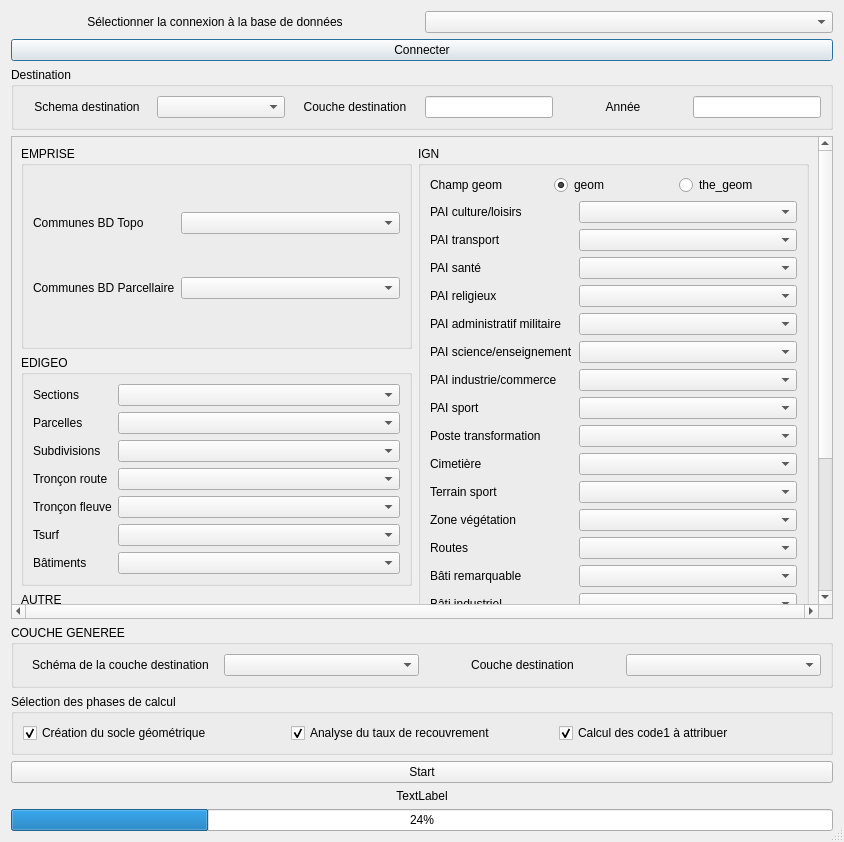
<?xml version="1.0" encoding="UTF-8"?>
<ui version="4.0">
 <class>interface_socle</class>
 <widget class="QDialog" name="interface_socle">
  <property name="geometry">
   <rect>
    <x>0</x>
    <y>0</y>
    <width>844</width>
    <height>842</height>
   </rect>
  </property>
  <property name="maximumSize">
   <size>
    <width>16777215</width>
    <height>16777215</height>
   </size>
  </property>
  <property name="windowTitle">
   <string>Création d'un socle (t0)</string>
  </property>
  <property name="sizeGripEnabled">
   <bool>true</bool>
  </property>
  <layout class="QVBoxLayout" name="verticalLayout_6">
   <item>
    <layout class="QHBoxLayout" name="horizontalLayout_2">
     <item>
      <widget class="QLabel" name="label">
       <property name="sizePolicy">
        <sizepolicy hsizetype="Preferred" vsizetype="Fixed">
         <horstretch>0</horstretch>
         <verstretch>0</verstretch>
        </sizepolicy>
       </property>
       <property name="layoutDirection">
        <enum>Qt::LeftToRight</enum>
       </property>
       <property name="text">
        <string>Sélectionner la connexion à la base de données</string>
       </property>
       <property name="alignment">
        <set>Qt::AlignCenter</set>
       </property>
      </widget>
     </item>
     <item>
      <widget class="QComboBox" name="cb_connexion"/>
     </item>
    </layout>
   </item>
   <item>
    <widget class="QPushButton" name="pb_dbConnect">
     <property name="sizePolicy">
      <sizepolicy hsizetype="Expanding" vsizetype="Fixed">
       <horstretch>0</horstretch>
       <verstretch>0</verstretch>
      </sizepolicy>
     </property>
     <property name="text">
      <string>Connecter</string>
     </property>
    </widget>
   </item>
   <item>
    <widget class="QGroupBox" name="gb_destination">
     <property name="title">
      <string>Destination</string>
     </property>
     <layout class="QVBoxLayout" name="verticalLayout_5">
      <item>
       <layout class="QHBoxLayout" name="horizontalLayout">
        <item>
         <widget class="QLabel" name="label_6">
          <property name="text">
           <string>Schema destination</string>
          </property>
          <property name="alignment">
           <set>Qt::AlignCenter</set>
          </property>
         </widget>
        </item>
        <item>
         <widget class="QComboBox" name="cb_schema"/>
        </item>
        <item>
         <widget class="QLabel" name="label_13">
          <property name="text">
           <string>Couche destination</string>
          </property>
          <property name="alignment">
           <set>Qt::AlignCenter</set>
          </property>
         </widget>
        </item>
        <item>
         <widget class="QLineEdit" name="le_destination">
          <property name="sizePolicy">
           <sizepolicy hsizetype="Preferred" vsizetype="Fixed">
            <horstretch>0</horstretch>
            <verstretch>0</verstretch>
           </sizepolicy>
          </property>
         </widget>
        </item>
        <item>
         <widget class="QLabel" name="label_2">
          <property name="text">
           <string>Année</string>
          </property>
          <property name="alignment">
           <set>Qt::AlignCenter</set>
          </property>
         </widget>
        </item>
        <item>
         <widget class="QLineEdit" name="le_annee">
          <property name="sizePolicy">
           <sizepolicy hsizetype="Preferred" vsizetype="Fixed">
            <horstretch>0</horstretch>
            <verstretch>0</verstretch>
           </sizepolicy>
          </property>
         </widget>
        </item>
       </layout>
      </item>
     </layout>
    </widget>
   </item>
   <item>
    <widget class="QScrollArea" name="gb_data">
     <property name="enabled">
      <bool>true</bool>
     </property>
     <property name="verticalScrollBarPolicy">
      <enum>Qt::ScrollBarAlwaysOn</enum>
     </property>
     <property name="horizontalScrollBarPolicy">
      <enum>Qt::ScrollBarAlwaysOn</enum>
     </property>
     <property name="widgetResizable">
      <bool>true</bool>
     </property>
     <widget class="QWidget" name="scrollAreaWidgetContents_2">
      <property name="geometry">
       <rect>
        <x>0</x>
        <y>0</y>
        <width>811</width>
        <height>839</height>
       </rect>
      </property>
      <layout class="QGridLayout" name="gridLayout_2">
       <item row="0" column="0">
        <layout class="QVBoxLayout" name="verticalLayout_2">
         <property name="sizeConstraint">
          <enum>QLayout::SetNoConstraint</enum>
         </property>
         <item>
          <widget class="QGroupBox" name="groupBox_5">
           <property name="title">
            <string>EMPRISE</string>
           </property>
           <layout class="QGridLayout" name="gridLayout_5">
            <property name="sizeConstraint">
             <enum>QLayout::SetMinimumSize</enum>
            </property>
            <item row="1" column="0">
             <widget class="QLabel" name="label_14">
              <property name="text">
               <string>Communes BD Topo</string>
              </property>
             </widget>
            </item>
            <item row="1" column="1">
             <widget class="QComboBox" name="cb_parcelle_bdtopo"/>
            </item>
            <item row="2" column="1">
             <widget class="QComboBox" name="cb_parcellaire"/>
            </item>
            <item row="2" column="0">
             <widget class="QLabel" name="label_60">
              <property name="sizePolicy">
               <sizepolicy hsizetype="Fixed" vsizetype="Preferred">
                <horstretch>0</horstretch>
                <verstretch>0</verstretch>
               </sizepolicy>
              </property>
              <property name="text">
               <string>Communes BD Parcellaire</string>
              </property>
             </widget>
            </item>
           </layout>
          </widget>
         </item>
         <item>
          <widget class="QGroupBox" name="groupBox">
           <property name="sizePolicy">
            <sizepolicy hsizetype="Preferred" vsizetype="Preferred">
             <horstretch>0</horstretch>
             <verstretch>0</verstretch>
            </sizepolicy>
           </property>
           <property name="title">
            <string>EDIGEO</string>
           </property>
           <layout class="QGridLayout" name="gridLayout_4">
            <property name="sizeConstraint">
             <enum>QLayout::SetNoConstraint</enum>
            </property>
            <item row="1" column="0">
             <widget class="QLabel" name="label_7">
              <property name="text">
               <string>Parcelles</string>
              </property>
             </widget>
            </item>
            <item row="1" column="1">
             <widget class="QComboBox" name="cb_parcelle">
              <property name="sizePolicy">
               <sizepolicy hsizetype="Preferred" vsizetype="Fixed">
                <horstretch>0</horstretch>
                <verstretch>0</verstretch>
               </sizepolicy>
              </property>
             </widget>
            </item>
            <item row="2" column="0">
             <widget class="QLabel" name="label_8">
              <property name="sizePolicy">
               <sizepolicy hsizetype="Fixed" vsizetype="Preferred">
                <horstretch>0</horstretch>
                <verstretch>0</verstretch>
               </sizepolicy>
              </property>
              <property name="text">
               <string>Subdivisions</string>
              </property>
             </widget>
            </item>
            <item row="2" column="1">
             <widget class="QComboBox" name="cb_subparc">
              <property name="sizePolicy">
               <sizepolicy hsizetype="Preferred" vsizetype="Fixed">
                <horstretch>0</horstretch>
                <verstretch>0</verstretch>
               </sizepolicy>
              </property>
             </widget>
            </item>
            <item row="3" column="1">
             <widget class="QComboBox" name="cb_tronroute"/>
            </item>
            <item row="3" column="0">
             <widget class="QLabel" name="label_9">
              <property name="text">
               <string>Tronçon route</string>
              </property>
             </widget>
            </item>
            <item row="4" column="0">
             <widget class="QLabel" name="label_10">
              <property name="sizePolicy">
               <sizepolicy hsizetype="Fixed" vsizetype="Fixed">
                <horstretch>0</horstretch>
                <verstretch>0</verstretch>
               </sizepolicy>
              </property>
              <property name="text">
               <string>Tronçon fleuve</string>
              </property>
             </widget>
            </item>
            <item row="4" column="1">
             <widget class="QComboBox" name="cb_tronfluv"/>
            </item>
            <item row="5" column="0">
             <widget class="QLabel" name="label_11">
              <property name="text">
               <string>Tsurf</string>
              </property>
             </widget>
            </item>
            <item row="5" column="1">
             <widget class="QComboBox" name="cb_tsurf">
              <property name="sizePolicy">
               <sizepolicy hsizetype="Preferred" vsizetype="Fixed">
                <horstretch>0</horstretch>
                <verstretch>0</verstretch>
               </sizepolicy>
              </property>
             </widget>
            </item>
            <item row="6" column="1">
             <widget class="QComboBox" name="cb_geobati"/>
            </item>
            <item row="6" column="0">
             <widget class="QLabel" name="label_12">
              <property name="text">
               <string>Bâtiments</string>
              </property>
             </widget>
            </item>
            <item row="0" column="1">
             <widget class="QComboBox" name="cb_section"/>
            </item>
            <item row="0" column="0">
             <widget class="QLabel" name="label_4">
              <property name="text">
               <string>Sections</string>
              </property>
             </widget>
            </item>
           </layout>
          </widget>
         </item>
         <item>
          <widget class="QGroupBox" name="groupBox_3">
           <property name="sizePolicy">
            <sizepolicy hsizetype="Preferred" vsizetype="Preferred">
             <horstretch>0</horstretch>
             <verstretch>0</verstretch>
            </sizepolicy>
           </property>
           <property name="title">
            <string>AUTRE</string>
           </property>
           <layout class="QGridLayout" name="gridLayout_3">
            <property name="sizeConstraint">
             <enum>QLayout::SetNoConstraint</enum>
            </property>
            <item row="6" column="1">
             <widget class="QComboBox" name="cb_res_sport"/>
            </item>
            <item row="2" column="0">
             <widget class="QLabel" name="label_18">
              <property name="text">
               <string>IPLI</string>
              </property>
             </widget>
            </item>
            <item row="2" column="1">
             <widget class="QComboBox" name="cb_ipli"/>
            </item>
            <item row="5" column="0">
             <widget class="QLabel" name="label_57">
              <property name="text">
               <string>FINESS</string>
              </property>
             </widget>
            </item>
            <item row="6" column="0">
             <widget class="QLabel" name="label_58">
              <property name="text">
               <string>RES sportif</string>
              </property>
             </widget>
            </item>
            <item row="5" column="1">
             <widget class="QComboBox" name="cb_finess"/>
            </item>
            <item row="0" column="0">
             <widget class="QLabel" name="label_61">
              <property name="sizePolicy">
               <sizepolicy hsizetype="Fixed" vsizetype="Preferred">
                <horstretch>0</horstretch>
                <verstretch>0</verstretch>
               </sizepolicy>
              </property>
              <property name="text">
               <string>FF pnb10_parcelle</string>
              </property>
             </widget>
            </item>
            <item row="0" column="1">
             <widget class="QComboBox" name="cb_ff_parcelle"/>
            </item>
            <item row="1" column="0">
             <widget class="QLabel" name="label_56">
              <property name="text">
               <string>RPGA</string>
              </property>
             </widget>
            </item>
            <item row="1" column="1">
             <widget class="QComboBox" name="cb_rpga">
              <property name="sizePolicy">
               <sizepolicy hsizetype="Preferred" vsizetype="Fixed">
                <horstretch>0</horstretch>
                <verstretch>0</verstretch>
               </sizepolicy>
              </property>
             </widget>
            </item>
           </layout>
          </widget>
         </item>
        </layout>
       </item>
       <item row="0" column="1">
        <layout class="QVBoxLayout" name="verticalLayout_3">
         <property name="sizeConstraint">
          <enum>QLayout::SetNoConstraint</enum>
         </property>
         <item>
          <widget class="QGroupBox" name="groupBox_4">
           <property name="sizePolicy">
            <sizepolicy hsizetype="Preferred" vsizetype="Preferred">
             <horstretch>0</horstretch>
             <verstretch>0</verstretch>
            </sizepolicy>
           </property>
           <property name="title">
            <string>IGN</string>
           </property>
           <layout class="QGridLayout" name="gridLayout">
            <property name="sizeConstraint">
             <enum>QLayout::SetNoConstraint</enum>
            </property>
            <item row="0" column="0" colspan="2">
             <layout class="QHBoxLayout" name="horizontalLayout_3">
              <item>
               <widget class="QLabel" name="label_5">
                <property name="text">
                 <string>Champ geom</string>
                </property>
               </widget>
              </item>
              <item>
               <widget class="QRadioButton" name="rb_geom">
                <property name="text">
                 <string>geom</string>
                </property>
                <property name="checked">
                 <bool>true</bool>
                </property>
                <attribute name="buttonGroup">
                 <string notr="true">btgr_geom</string>
                </attribute>
               </widget>
              </item>
              <item>
               <widget class="QRadioButton" name="rb_the_geom">
                <property name="text">
                 <string>the_geom</string>
                </property>
                <attribute name="buttonGroup">
                 <string notr="true">btgr_geom</string>
                </attribute>
               </widget>
              </item>
             </layout>
            </item>
            <item row="1" column="0">
             <widget class="QLabel" name="label_26">
              <property name="text">
               <string>PAI culture/loisirs</string>
              </property>
             </widget>
            </item>
            <item row="1" column="1">
             <widget class="QComboBox" name="cb_pai_cult"/>
            </item>
            <item row="2" column="0">
             <widget class="QLabel" name="label_27">
              <property name="text">
               <string>PAI transport</string>
              </property>
             </widget>
            </item>
            <item row="2" column="1">
             <widget class="QComboBox" name="cb_paitransp"/>
            </item>
            <item row="3" column="0">
             <widget class="QLabel" name="label_28">
              <property name="text">
               <string>PAI santé</string>
              </property>
             </widget>
            </item>
            <item row="3" column="1">
             <widget class="QComboBox" name="cb_paisante"/>
            </item>
            <item row="4" column="0">
             <widget class="QLabel" name="label_29">
              <property name="text">
               <string>PAI religieux</string>
              </property>
             </widget>
            </item>
            <item row="4" column="1">
             <widget class="QComboBox" name="cb_pairel"/>
            </item>
            <item row="5" column="0">
             <widget class="QLabel" name="label_22">
              <property name="text">
               <string>PAI administratif militaire</string>
              </property>
             </widget>
            </item>
            <item row="5" column="1">
             <widget class="QComboBox" name="cb_paimilit"/>
            </item>
            <item row="6" column="0">
             <widget class="QLabel" name="label_23">
              <property name="sizePolicy">
               <sizepolicy hsizetype="Fixed" vsizetype="Preferred">
                <horstretch>0</horstretch>
                <verstretch>0</verstretch>
               </sizepolicy>
              </property>
              <property name="text">
               <string>PAI science/enseignement</string>
              </property>
             </widget>
            </item>
            <item row="6" column="1">
             <widget class="QComboBox" name="cb_paiens"/>
            </item>
            <item row="7" column="0">
             <widget class="QLabel" name="label_24">
              <property name="sizePolicy">
               <sizepolicy hsizetype="Fixed" vsizetype="Preferred">
                <horstretch>0</horstretch>
                <verstretch>0</verstretch>
               </sizepolicy>
              </property>
              <property name="text">
               <string>PAI industrie/commerce</string>
              </property>
             </widget>
            </item>
            <item row="7" column="1">
             <widget class="QComboBox" name="cb_paicom"/>
            </item>
            <item row="8" column="0">
             <widget class="QLabel" name="label_25">
              <property name="text">
               <string>PAI sport</string>
              </property>
             </widget>
            </item>
            <item row="8" column="1">
             <widget class="QComboBox" name="cb_paisport"/>
            </item>
            <item row="9" column="0">
             <widget class="QLabel" name="label_53">
              <property name="text">
               <string>Poste transformation</string>
              </property>
             </widget>
            </item>
            <item row="9" column="1">
             <widget class="QComboBox" name="cb_paitransfo"/>
            </item>
            <item row="10" column="0">
             <widget class="QLabel" name="label_54">
              <property name="text">
               <string>Cimetière</string>
              </property>
             </widget>
            </item>
            <item row="10" column="1">
             <widget class="QComboBox" name="cb_cime"/>
            </item>
            <item row="11" column="0">
             <widget class="QLabel" name="label_55">
              <property name="text">
               <string>Terrain sport</string>
              </property>
             </widget>
            </item>
            <item row="11" column="1">
             <widget class="QComboBox" name="cb_terrainsport"/>
            </item>
            <item row="12" column="0">
             <widget class="QLabel" name="label_59">
              <property name="text">
               <string>Zone végétation</string>
              </property>
             </widget>
            </item>
            <item row="12" column="1">
             <widget class="QComboBox" name="cb_zoneveget"/>
            </item>
            <item row="13" column="0">
             <widget class="QLabel" name="label_15">
              <property name="sizePolicy">
               <sizepolicy hsizetype="Fixed" vsizetype="Preferred">
                <horstretch>0</horstretch>
                <verstretch>0</verstretch>
               </sizepolicy>
              </property>
              <property name="text">
               <string>Routes</string>
              </property>
             </widget>
            </item>
            <item row="13" column="1">
             <widget class="QComboBox" name="cb_route"/>
            </item>
            <item row="14" column="0">
             <widget class="QLabel" name="label_19">
              <property name="text">
               <string>Bâti remarquable</string>
              </property>
             </widget>
            </item>
            <item row="14" column="1">
             <widget class="QComboBox" name="cb_remarquable"/>
            </item>
            <item row="15" column="0">
             <widget class="QLabel" name="label_20">
              <property name="text">
               <string>Bâti industriel</string>
              </property>
             </widget>
            </item>
            <item row="15" column="1">
             <widget class="QComboBox" name="cb_indust"/>
            </item>
            <item row="16" column="0">
             <widget class="QLabel" name="label_21">
              <property name="text">
               <string>Bâti indifférencié</string>
              </property>
             </widget>
            </item>
            <item row="16" column="1">
             <widget class="QComboBox" name="cb_indif"/>
            </item>
            <item row="17" column="0">
             <widget class="QLabel" name="label_30">
              <property name="text">
               <string>Surface eau</string>
              </property>
             </widget>
            </item>
            <item row="17" column="1">
             <widget class="QComboBox" name="cb_surf_eau"/>
            </item>
            <item row="18" column="0">
             <widget class="QLabel" name="label_31">
              <property name="text">
               <string>Point eau</string>
              </property>
             </widget>
            </item>
            <item row="18" column="1">
             <widget class="QComboBox" name="cb_pt_eau"/>
            </item>
            <item row="19" column="0">
             <widget class="QLabel" name="label_50">
              <property name="text">
               <string>Surface activité</string>
              </property>
             </widget>
            </item>
            <item row="19" column="1">
             <widget class="QComboBox" name="cb_surf_acti"/>
            </item>
            <item row="20" column="0">
             <widget class="QLabel" name="label_51">
              <property name="text">
               <string>Aire de triage</string>
              </property>
             </widget>
            </item>
            <item row="20" column="1">
             <widget class="QComboBox" name="cb_triage"/>
            </item>
            <item row="21" column="0">
             <widget class="QLabel" name="label_52">
              <property name="text">
               <string>Voie ferrée</string>
              </property>
             </widget>
            </item>
            <item row="21" column="1">
             <widget class="QComboBox" name="cb_voiefer"/>
            </item>
           </layout>
           <zorder>label_23</zorder>
           <zorder>cb_paicom</zorder>
           <zorder>label_29</zorder>
           <zorder>cb_paitransp</zorder>
           <zorder>label_59</zorder>
           <zorder>cb_paiens</zorder>
           <zorder>cb_pai_cult</zorder>
           <zorder>label_24</zorder>
           <zorder>cb_cime</zorder>
           <zorder>cb_pairel</zorder>
           <zorder>cb_paimilit</zorder>
           <zorder>label_55</zorder>
           <zorder>cb_zoneveget</zorder>
           <zorder>label_54</zorder>
           <zorder>label_27</zorder>
           <zorder>cb_paisport</zorder>
           <zorder>cb_paitransfo</zorder>
           <zorder>label_22</zorder>
           <zorder>cb_paisante</zorder>
           <zorder>label_28</zorder>
           <zorder>label_26</zorder>
           <zorder>label_25</zorder>
           <zorder>cb_terrainsport</zorder>
           <zorder>label_53</zorder>
           <zorder>cb_route</zorder>
           <zorder>label_15</zorder>
           <zorder>cb_remarquable</zorder>
           <zorder>label_19</zorder>
           <zorder>cb_indust</zorder>
           <zorder>label_20</zorder>
           <zorder>cb_indif</zorder>
           <zorder>label_21</zorder>
           <zorder>cb_surf_eau</zorder>
           <zorder>label_30</zorder>
           <zorder>cb_pt_eau</zorder>
           <zorder>label_31</zorder>
           <zorder>cb_surf_acti</zorder>
           <zorder>label_50</zorder>
           <zorder>cb_triage</zorder>
           <zorder>label_51</zorder>
           <zorder>cb_voiefer</zorder>
           <zorder>label_52</zorder>
          </widget>
         </item>
        </layout>
       </item>
      </layout>
     </widget>
    </widget>
   </item>
   <item>
    <widget class="QGroupBox" name="gb_genere">
     <property name="enabled">
      <bool>true</bool>
     </property>
     <property name="title">
      <string>COUCHE GENEREE</string>
     </property>
     <layout class="QVBoxLayout" name="verticalLayout_4">
      <item>
       <layout class="QHBoxLayout" name="horizontalLayout_5">
        <item>
         <widget class="QLabel" name="label_16">
          <property name="text">
           <string>Schéma de la couche destination</string>
          </property>
          <property name="alignment">
           <set>Qt::AlignCenter</set>
          </property>
         </widget>
        </item>
        <item>
         <widget class="QComboBox" name="cb_schema_geom"/>
        </item>
        <item>
         <widget class="QLabel" name="label_17">
          <property name="text">
           <string>Couche destination</string>
          </property>
          <property name="alignment">
           <set>Qt::AlignCenter</set>
          </property>
         </widget>
        </item>
        <item>
         <widget class="QComboBox" name="cb_couche_geom"/>
        </item>
       </layout>
      </item>
     </layout>
    </widget>
   </item>
   <item>
    <widget class="QGroupBox" name="groupBox_2">
     <property name="title">
      <string>Sélection des phases de calcul</string>
     </property>
     <layout class="QVBoxLayout" name="verticalLayout">
      <item>
       <layout class="QHBoxLayout" name="horizontalLayout_4">
        <item>
         <widget class="QCheckBox" name="cbx_etape1">
          <property name="text">
           <string>Création du socle géométrique</string>
          </property>
          <property name="checked">
           <bool>true</bool>
          </property>
          <property name="tristate">
           <bool>false</bool>
          </property>
         </widget>
        </item>
        <item>
         <widget class="QCheckBox" name="cbx_etape2">
          <property name="text">
           <string>Analyse du taux de recouvrement</string>
          </property>
          <property name="checked">
           <bool>true</bool>
          </property>
         </widget>
        </item>
        <item>
         <widget class="QCheckBox" name="cbx_etape3">
          <property name="text">
           <string>Calcul des code1 à attribuer</string>
          </property>
          <property name="checked">
           <bool>true</bool>
          </property>
         </widget>
        </item>
       </layout>
      </item>
     </layout>
     <zorder></zorder>
    </widget>
   </item>
   <item>
    <widget class="QPushButton" name="pb_start">
     <property name="text">
      <string>Start</string>
     </property>
    </widget>
   </item>
   <item>
    <widget class="QLabel" name="lbl_etape">
     <property name="sizePolicy">
      <sizepolicy hsizetype="Preferred" vsizetype="Preferred">
       <horstretch>0</horstretch>
       <verstretch>0</verstretch>
      </sizepolicy>
     </property>
     <property name="text">
      <string>TextLabel</string>
     </property>
     <property name="alignment">
      <set>Qt::AlignCenter</set>
     </property>
    </widget>
   </item>
   <item>
    <widget class="QProgressBar" name="pb_avancement">
     <property name="value">
      <number>24</number>
     </property>
    </widget>
   </item>
  </layout>
  <zorder></zorder>
  <zorder>pb_start</zorder>
  <zorder>pb_avancement</zorder>
  <zorder>lbl_etape</zorder>
  <zorder>pb_dbConnect</zorder>
  <zorder>gb_data</zorder>
  <zorder>groupBox_2</zorder>
  <zorder>gb_genere</zorder>
  <zorder>gb_destination</zorder>
 </widget>
 <resources/>
 <connections/>
 <buttongroups>
  <buttongroup name="btgr_geom"/>
 </buttongroups>
</ui>
